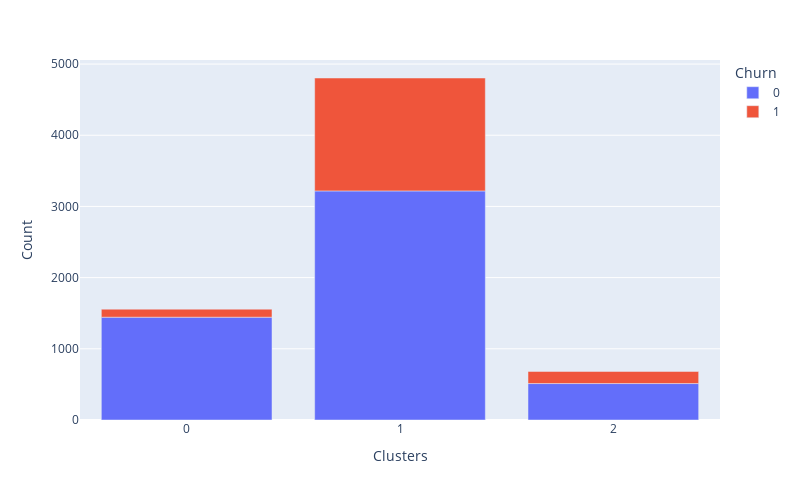
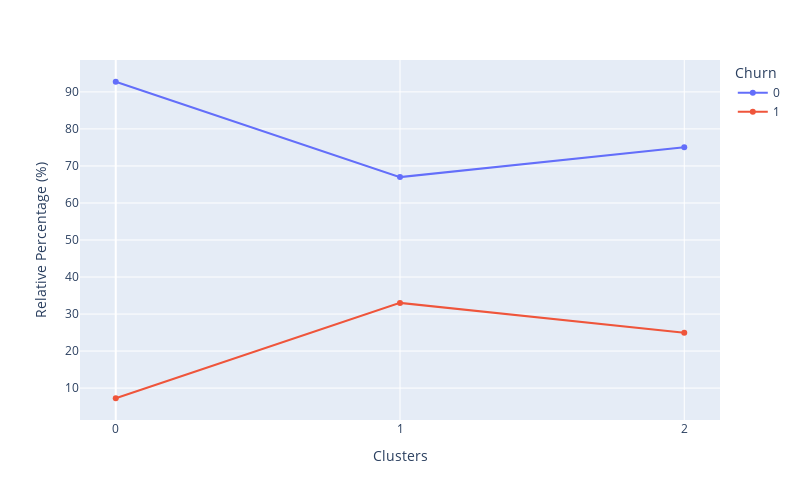

Notebook code cell kept with these figures, in order:
### Code cell
df_cluster_vs_churn=  df_churn.copy()
df_cluster_vs_churn['Clusters'] = X['Clusters']
cluster_distribution_per_variable(df=df_cluster_vs_churn, target='Churn')

### Figure 1 — Plotly figure (JSON) as saved in the notebook; plotly's stock layout.template omitted (floating-point values rounded to 4 significant figures)
{"data": [{"alignmentgroup": "True", "hovertemplate": "Churn=0<br>Clusters=%{x}<br>Count=%{y}<extra></extra>", "legendgroup": "0", "marker": {"color": "#636efa", "pattern": {"shape": ""}}, "name": "0", "offsetgroup": "0", "orientation": "v", "showlegend": true, "textposition": "auto", "type": "bar", "x": [0, 1, 2], "xaxis": "x", "y": [1444, 3218, 512], "yaxis": "y"}, {"alignmentgroup": "True", "hovertemplate": "Churn=1<br>Clusters=%{x}<br>Count=%{y}<extra></extra>", "legendgroup": "1", "marker": {"color": "#EF553B", "pattern": {"shape": ""}}, "name": "1", "offsetgroup": "1", "orientation": "v", "showlegend": true, "textposition": "auto", "type": "bar", "x": [0, 1, 2], "xaxis": "x", "y": [113, 1586, 170], "yaxis": "y"}], "layout": {"barmode": "relative", "height": 500, "legend": {"title": {"text": "Churn"}, "tracegroupgap": 0}, "margin": {"t": 60}, "width": 800, "xaxis": {"anchor": "y", "domain": [0, 1], "tickmode": "array", "tickvals": [2, 1, 0], "title": {"text": "Clusters"}}, "yaxis": {"anchor": "x", "domain": [0, 1], "title": {"text": "Count"}}}}

### Figure 2 — Plotly figure (JSON) as saved in the notebook; plotly's stock layout.template omitted (floating-point values rounded to 4 significant figures)
{"data": [{"hovertemplate": "Churn=0<br>Clusters=%{x}<br>Relative Percentage (%)=%{y}<extra></extra>", "legendgroup": "0", "line": {"color": "#636efa", "dash": "solid"}, "marker": {"symbol": "circle"}, "mode": "markers+lines", "name": "0", "orientation": "v", "showlegend": true, "type": "scatter", "x": [0, 1, 2], "xaxis": "x", "y": [92.74, 66.99, 75.07], "yaxis": "y"}, {"hovertemplate": "Churn=1<br>Clusters=%{x}<br>Relative Percentage (%)=%{y}<extra></extra>", "legendgroup": "1", "line": {"color": "#EF553B", "dash": "solid"}, "marker": {"symbol": "circle"}, "mode": "markers+lines", "name": "1", "orientation": "v", "showlegend": true, "type": "scatter", "x": [0, 1, 2], "xaxis": "x", "y": [7.258, 33.01, 24.93], "yaxis": "y"}], "layout": {"height": 500, "legend": {"title": {"text": "Churn"}, "tracegroupgap": 0}, "margin": {"t": 60}, "width": 800, "xaxis": {"anchor": "y", "domain": [0, 1], "tickmode": "array", "tickvals": [2, 1, 0], "title": {"text": "Clusters"}}, "yaxis": {"anchor": "x", "domain": [0, 1], "title": {"text": "Relative Percentage (%)"}}}}
